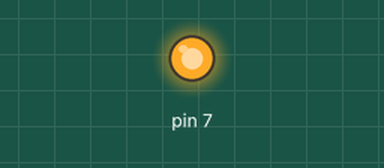
Simulated run of this program. Board: Raspberry Pi (header pin numbers). Parts: output pins drawn as LEDs (lit = HIGH). At 2.0 s the program stops and its outputs stay as they are.

Above: at 0.05 s.
At 0.5 s:
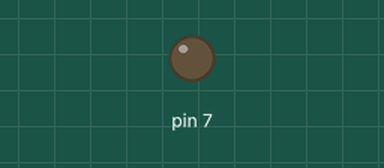
Timing chart, 0 to 3.5 s (numbered marks = the images above):
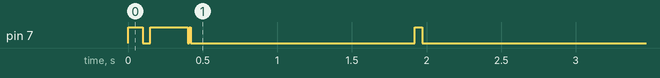

The program:

r_flash.py
```python
import RPi.GPIO as GPIO
import time
GPIO.setmode(GPIO.BOARD)
GPIO.setup(7, GPIO.OUT)
GPIO.output(7,True)
time.sleep(.1)
GPIO.output(7,False)
time.sleep(.05)
GPIO.output(7,True)
time.sleep(0.25)
GPIO.output(7,False)
time.sleep(.01)
GPIO.output(7,True)
time.sleep(.01)
GPIO.output(7,False)
time.sleep(1.5)
GPIO.output(7,True)
time.sleep(0.05)
GPIO.output(7,False)
```
